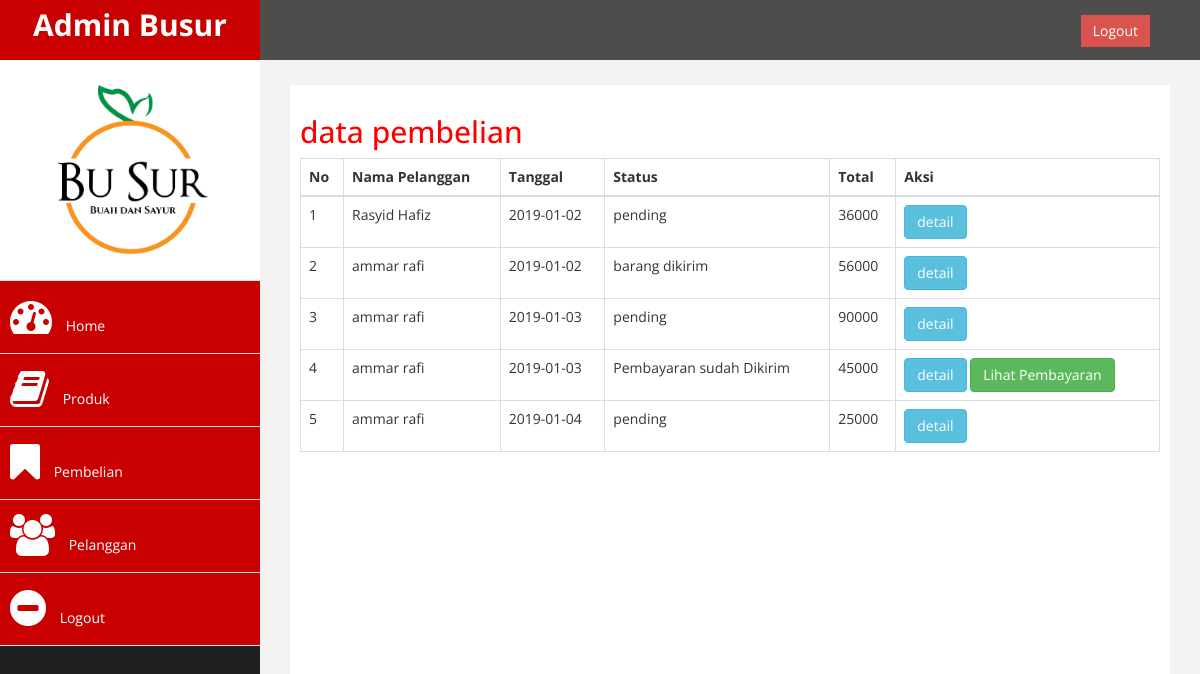
Page /admin/index.php?halaman=pembelian (signed in) on the committed database.
### tables this page shows
CREATE TABLE `pembelian` (
  `id_pembelian` int(11) NOT NULL,
  `id_pelanggan` int(11) NOT NULL,
  `id_ongkir` int(11) NOT NULL,
  `tanggal_pembelian` date NOT NULL,
  `total_pembelian` int(11) NOT NULL,
  `nama_kota` varchar(100) NOT NULL,
  `tarif` int(11) NOT NULL,
  `status_pembelian` varchar(100) NOT NULL DEFAULT 'pending',
  `resi_pengiriman` varchar(50) NOT NULL
);

CREATE TABLE `pelanggan` (
  `id_pelanggan` int(11) NOT NULL,
  `email_pelanggan` varchar(100) NOT NULL,
  `password_pelanggan` varchar(20) NOT NULL,
  `nama_pelanggan` varchar(100) NOT NULL,
  `telepon_pelanggan` varchar(20) NOT NULL,
  `alamat_pelanggan` text NOT NULL,
  `pertanyaan` varchar(50) NOT NULL,
  `jawaban` varchar(50) NOT NULL
);

### admin/pembelian.php (the view)
<h2>data pembelian</h2>
<table class="table table-bordered">
	<thead>
		<tr>
			<th>No</th>
			<th>Nama Pelanggan</th>
			<th>Tanggal</th>
			<th>Status</th>
			<th>Total</th>
			<th>Aksi</th>
		</tr>
	</thead>
	<tbody>
		<?php $nomor=1; ?>
		<?php $ambil=$koneksi->query("SELECT * FROM pembelian JOIN pelanggan ON pembelian.id_pelanggan=pelanggan.id_pelanggan"); ?>
		<?php while ($pecah=$ambil->fetch_assoc()){ ?>
		<tr>
			<td><?php echo $nomor; ?></td>
			<td><?php echo $pecah['nama_pelanggan']; ?></td>
			<td><?php echo $pecah['tanggal_pembelian']; ?></td>
			<td><?php echo $pecah['status_pembelian']; ?></td>
			<td><?php echo $pecah['total_pembelian']; ?></td>
			<td>
				<a href="index.php?halaman=detail&id=<?php echo $pecah['id_pembelian'];?>" class="btn btn-info">detail</a>
				<?php if ($pecah['status_pembelian']=="Pembayaran sudah Dikirim"): ?>
				<a href="index.php?halaman=pembayaran&id=<?php echo $pecah['id_pembelian']; ?>" class="btn btn-success">Lihat Pembayaran</a>
				<?php endif ?>
			</td>
		</tr>
		<?php $nomor++; ?>
		<?php } ?>
	</tbody>
</table>

### admin/assets/css/custom.css (style rules this page uses)
body { font-family: 'Open Sans', sans-serif; }
h2 { color: #f00; }

### rows in the picture
pembelian: id_pelanggan.nama_pelanggan "Rasyid Hafiz", tanggal_pembelian "2019-01-02", status_pembelian "pending", total_pembelian "36000"
pembelian: id_pelanggan.nama_pelanggan "ammar rafi", tanggal_pembelian "2019-01-02", status_pembelian "barang dikirim", total_pembelian "56000"
pembelian: id_pelanggan.nama_pelanggan "ammar rafi", tanggal_pembelian "2019-01-03", status_pembelian "pending", total_pembelian "90000"
pembelian: id_pelanggan.nama_pelanggan "ammar rafi", tanggal_pembelian "2019-01-03", status_pembelian "Pembayaran sudah Dikirim", total_pembelian "45000"
pembelian: id_pelanggan.nama_pelanggan "ammar rafi", tanggal_pembelian "2019-01-04", status_pembelian "pending", total_pembelian "25000"
